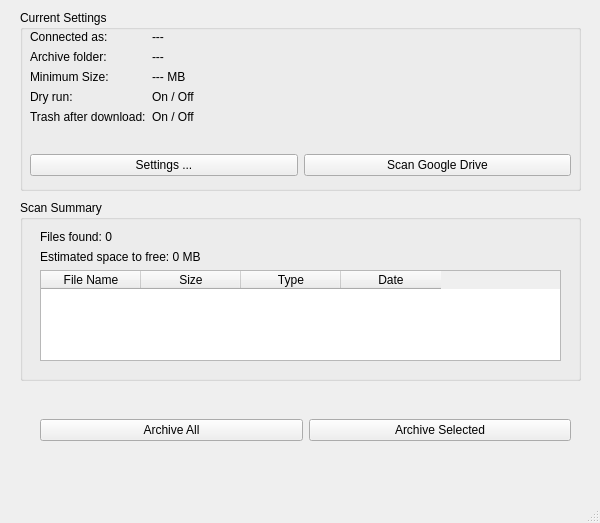
<?xml version="1.0" encoding="UTF-8"?>
<ui version="4.0">
 <class>MainWindow</class>
 <widget class="QMainWindow" name="MainWindow">
  <property name="geometry">
   <rect>
    <x>0</x>
    <y>0</y>
    <width>600</width>
    <height>523</height>
   </rect>
  </property>
  <property name="windowTitle">
   <string>MainWindow</string>
  </property>
  <widget class="QWidget" name="centralwidget">
   <widget class="QGroupBox" name="groupBox">
    <property name="geometry">
     <rect>
      <x>20</x>
      <y>10</y>
      <width>561</width>
      <height>181</height>
     </rect>
    </property>
    <property name="title">
     <string>Current Settings</string>
    </property>
    <widget class="QWidget" name="formLayoutWidget">
     <property name="geometry">
      <rect>
       <x>10</x>
       <y>20</y>
       <width>621</width>
       <height>121</height>
      </rect>
     </property>
     <layout class="QFormLayout" name="formLayout">
      <item row="0" column="0">
       <widget class="QLabel" name="label">
        <property name="text">
         <string>Connected as:</string>
        </property>
       </widget>
      </item>
      <item row="0" column="1">
       <widget class="QLabel" name="lblAccountEmail">
        <property name="text">
         <string>---</string>
        </property>
       </widget>
      </item>
      <item row="1" column="0">
       <widget class="QLabel" name="label_2">
        <property name="text">
         <string>Archive folder:</string>
        </property>
       </widget>
      </item>
      <item row="1" column="1">
       <widget class="QLabel" name="lblArchiveFolder">
        <property name="text">
         <string>---</string>
        </property>
       </widget>
      </item>
      <item row="2" column="0">
       <widget class="QLabel" name="label_3">
        <property name="text">
         <string>Minimum Size:</string>
        </property>
       </widget>
      </item>
      <item row="2" column="1">
       <widget class="QLabel" name="lblMinSize">
        <property name="text">
         <string>--- MB</string>
        </property>
       </widget>
      </item>
      <item row="3" column="0">
       <widget class="QLabel" name="label_4">
        <property name="text">
         <string>Dry run:</string>
        </property>
       </widget>
      </item>
      <item row="3" column="1">
       <widget class="QLabel" name="lblDryRun">
        <property name="text">
         <string>On / Off</string>
        </property>
       </widget>
      </item>
      <item row="4" column="0">
       <widget class="QLabel" name="label_5">
        <property name="text">
         <string>Trash after download:</string>
        </property>
       </widget>
      </item>
      <item row="4" column="1">
       <widget class="QLabel" name="lblTrashAfter">
        <property name="text">
         <string>On / Off</string>
        </property>
       </widget>
      </item>
     </layout>
    </widget>
    <widget class="QWidget" name="horizontalLayoutWidget">
     <property name="geometry">
      <rect>
       <x>10</x>
       <y>140</y>
       <width>541</width>
       <height>31</height>
      </rect>
     </property>
     <layout class="QHBoxLayout" name="horizontalLayout">
      <item>
       <widget class="QPushButton" name="btnOpenSettings">
        <property name="text">
         <string>Settings ...</string>
        </property>
       </widget>
      </item>
      <item>
       <widget class="QPushButton" name="btnScan">
        <property name="text">
         <string>Scan Google Drive</string>
        </property>
       </widget>
      </item>
     </layout>
    </widget>
   </widget>
   <widget class="QGroupBox" name="groupBox_2">
    <property name="geometry">
     <rect>
      <x>20</x>
      <y>200</y>
      <width>561</width>
      <height>181</height>
     </rect>
    </property>
    <property name="title">
     <string>Scan Summary</string>
    </property>
    <widget class="QWidget" name="verticalLayoutWidget">
     <property name="geometry">
      <rect>
       <x>20</x>
       <y>30</y>
       <width>521</width>
       <height>131</height>
      </rect>
     </property>
     <layout class="QVBoxLayout" name="verticalLayout">
      <item>
       <widget class="QLabel" name="lblFilesFound">
        <property name="text">
         <string>Files found: 0</string>
        </property>
       </widget>
      </item>
      <item>
       <widget class="QLabel" name="lblSpaceToFree">
        <property name="text">
         <string>Estimated space to free: 0 MB</string>
        </property>
       </widget>
      </item>
      <item>
       <widget class="QTableWidget" name="tblFiles">
        <property name="editTriggers">
         <set>QAbstractItemView::EditTrigger::NoEditTriggers</set>
        </property>
        <property name="selectionBehavior">
         <enum>QAbstractItemView::SelectionBehavior::SelectRows</enum>
        </property>
        <property name="columnCount">
         <number>4</number>
        </property>
        <column>
         <property name="text">
          <string>File Name</string>
         </property>
        </column>
        <column>
         <property name="text">
          <string>Size</string>
         </property>
        </column>
        <column>
         <property name="text">
          <string>Type</string>
         </property>
        </column>
        <column>
         <property name="text">
          <string>Date</string>
         </property>
        </column>
       </widget>
      </item>
     </layout>
    </widget>
   </widget>
   <widget class="QWidget" name="horizontalLayoutWidget_2">
    <property name="geometry">
     <rect>
      <x>40</x>
      <y>390</y>
      <width>531</width>
      <height>80</height>
     </rect>
    </property>
    <layout class="QHBoxLayout" name="horizontalLayout_2">
     <item>
      <widget class="QPushButton" name="btnArchiveAll">
       <property name="text">
        <string>Archive All</string>
       </property>
      </widget>
     </item>
     <item>
      <widget class="QPushButton" name="btnArchiveSelected">
       <property name="text">
        <string>Archive Selected</string>
       </property>
      </widget>
     </item>
    </layout>
   </widget>
  </widget>
  <widget class="QMenuBar" name="menubar">
   <property name="geometry">
    <rect>
     <x>0</x>
     <y>0</y>
     <width>600</width>
     <height>33</height>
    </rect>
   </property>
  </widget>
  <widget class="QStatusBar" name="statusbar"/>
 </widget>
 <resources/>
 <connections/>
</ui>
